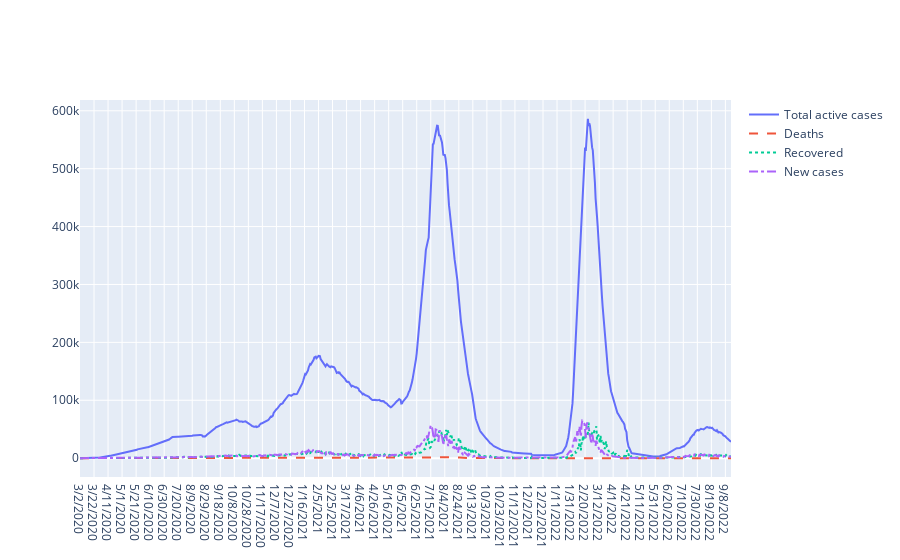

Notebook cell for this chart:
### Markdown cell above
## Total Active Cases All Over Indonesia

Active cases refer to the current number of infected people.

### Code cell
df_ind = df_raw[df_raw['Location'] == 'Indonesia']

fig = go.Figure()
fig.add_trace(go.Scatter(x=df_ind['Date'], 
                         y=df_ind['Total Active Cases'],
                         name='Total active cases'                         
                        ))

fig.add_trace(go.Scatter(x=df_ind['Date'],
                         y=df_ind['New Deaths'],
                         name='Deaths',
                         line=dict(dash='dash')
                        ))

fig.add_trace(go.Scatter(x=df_ind['Date'],
                         y=df_ind['New Recovered'],
                         name='Recovered',
                         line=dict(dash='dot')
                        ))

fig.add_trace(go.Scatter(x=df_ind['Date'],
                         y=df_ind['New Cases'],
                         name='New cases',
                         line=dict(dash='dashdot')
                        ))

fig.show()

### Figure 1 — Plotly figure (JSON) as saved in the notebook; plotly's stock layout.template omitted (floating-point values rounded to 4 significant figures; data arrays with more than 128 entries replaced by an {"elided": "..."} marker saying what was removed)
{"data": [{"name": "Total active cases", "type": "scatter", "x": {"elided": "929 str values"}, "y": {"elided": "929 int values"}}, {"line": {"dash": "dash"}, "name": "Deaths", "type": "scatter", "x": {"elided": "929 str values"}, "y": {"elided": "929 int values"}}, {"line": {"dash": "dot"}, "name": "Recovered", "type": "scatter", "x": {"elided": "929 str values"}, "y": {"elided": "929 int values"}}, {"line": {"dash": "dashdot"}, "name": "New cases", "type": "scatter", "x": {"elided": "929 str values"}, "y": {"elided": "929 int values"}}], "layout": {}}
